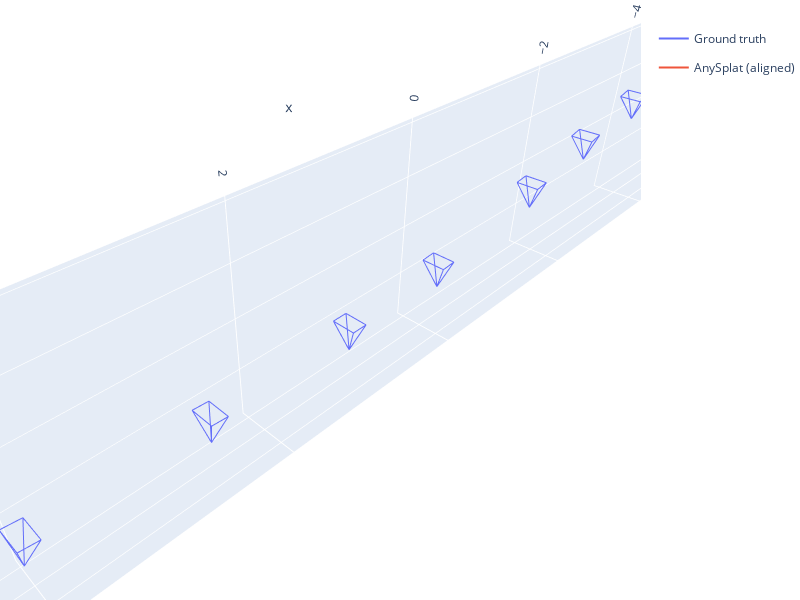

The cell this chart's notebook holds for it:
### Code cell
gt_cams = make_camera_batch(gt_pose_map, gt_spec_map)
any_cams = make_camera_batch(aligned_any_pose_map, any_spec_map)
mvo_cams = make_camera_batch(aligned_mvo_pose_map, mvo_spec_map)


fig = v3d.make_fig(
    gt_cams.replace_fig_config(name="Ground truth", scale=0.3),
    any_cams.replace_fig_config(name="AnySplat (aligned)", scale=0.3),
    # mvo_cams.replace_fig_config(name="MVO (aligned)", scale=0.3),
    show_zero=True,
)
fig.update_layout(width=800, height=600)
fig.show()

### Figure 1 — Plotly figure (JSON) as saved in the notebook; plotly's stock layout.template omitted (floating-point values rounded to 4 significant figures; data arrays with more than 128 entries replaced by an {"elided": "..."} marker saying what was removed)
{"data": [{"legendgroup": "Ground truth", "mode": "lines", "name": "Ground truth", "type": "scatter3d", "x": {"elided": "288 float values"}, "y": {"elided": "288 float values"}, "z": {"elided": "288 float values"}}, {"legendgroup": "AnySplat (aligned)", "mode": "lines", "name": "AnySplat (aligned)", "type": "scatter3d", "x": [8.056, 7.875, null, 8.056, 7.866, null, 8.056, 8.039, null, 8.056, 8.031, null, 7.875, 7.866, null, 7.866, 8.031, null, 8.039, 7.875, null, 8.031, 8.039, null, 6.901, 6.733, null, 6.901, 6.727, null, 6.901, 6.899, null, 6.901, 6.892, null, 6.733, 6.727, null, 6.727, 6.892, null, 6.899, 6.733, null, 6.892, 6.899, null], "y": [0.04421, -0.03829, null, 0.04421, 0.1118, null, 0.04421, -0.02812, null, 0.04421, 0.1219, null, -0.03829, 0.1118, null, 0.1118, 0.1219, null, -0.02812, -0.03829, null, 0.1219, -0.02812, null, -0.04044, -0.1192, null, -0.04044, 0.02946, null, -0.04044, -0.1113, null, -0.04044, 0.03736, null, -0.1192, 0.02946, null, 0.02946, 0.03736, null, -0.1113, -0.1192, null, 0.03736, -0.1113, null], "z": [0.1747, 0.4271, null, 0.1747, 0.4252, null, 0.1747, 0.4875, null, 0.1747, 0.4856, null, 0.4271, 0.4252, null, 0.4252, 0.4856, null, 0.4875, 0.4271, null, 0.4856, 0.4875, null, -0.324, -0.06196, null, -0.324, -0.06373, null, -0.324, -0.01087, null, -0.324, -0.01264, null, -0.06196, -0.06373, null, -0.06373, -0.01264, null, -0.01087, -0.06196, null, -0.01264, -0.01087, null]}, {"marker": {"color": "rgba(0, 0, 0, 0.0)", "size": 0.01}, "showlegend": false, "type": "scatter3d", "x": [0], "y": [0], "z": [0]}], "layout": {"height": 600, "legend": {"y": 0.96}, "margin": {"b": 0, "l": 0, "r": 0, "t": 0}, "scene": {"aspectmode": "data"}, "width": 800}}
